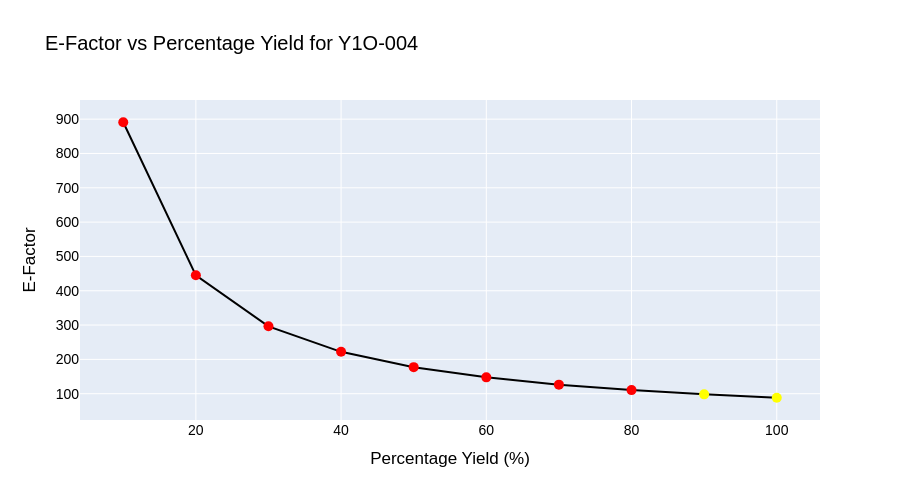

Write notebook code for a chart like this one.
### Code cell
#plots the e-factor line graph for reaction 4
plot_single_reaction(df_e_factor_values, "Y1O-004")

### Figure 1 — Plotly figure (JSON) as saved in the notebook; plotly's stock layout.template omitted (floating-point values rounded to 4 significant figures)
{"data": [{"hovertemplate": "Percentage Yield (%)=%{x}<br>E‑Factor=%{y}<extra></extra>", "legendgroup": "", "line": {"color": "black", "dash": "solid"}, "marker": {"color": ["#FF0000", "#FF0000", "#FF0000", "#FF0000", "#FF0000", "#FF0000", "#FF0000", "#FF0000", "#FFFF00", "#FFFF00"], "size": 10, "symbol": "circle"}, "mode": "lines+markers", "name": "", "orientation": "v", "showlegend": false, "type": "scatter", "x": [10, 20, 30, 40, 50, 60, 70, 80, 90, 100], "xaxis": "x", "y": [891, 445, 296.3, 222, 177.4, 147.7, 126.4, 110.5, 98.11, 88.2], "yaxis": "y"}], "layout": {"font": {"color": "black", "family": "Arial", "size": 14}, "height": 500, "legend": {"tracegroupgap": 0}, "title": {"text": "E‑Factor vs Percentage Yield for Y1O-004"}, "xaxis": {"anchor": "y", "domain": [0, 1], "nticks": 10, "title": {"text": "Percentage Yield (%)"}}, "yaxis": {"anchor": "x", "domain": [0, 1], "nticks": 10, "title": {"text": "E‑Factor"}}}}
